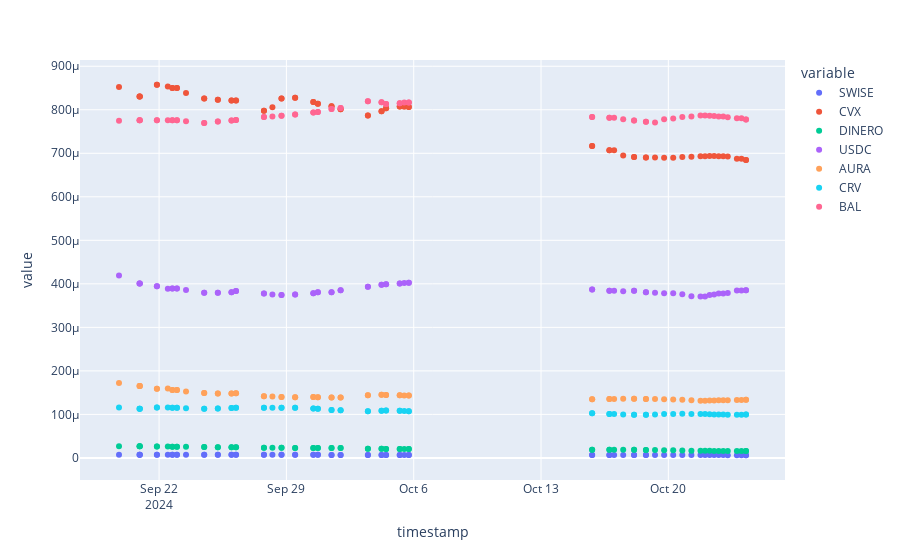

Source (notebook cell):
### Code cell
px.scatter(incentive_token_prices_df)
